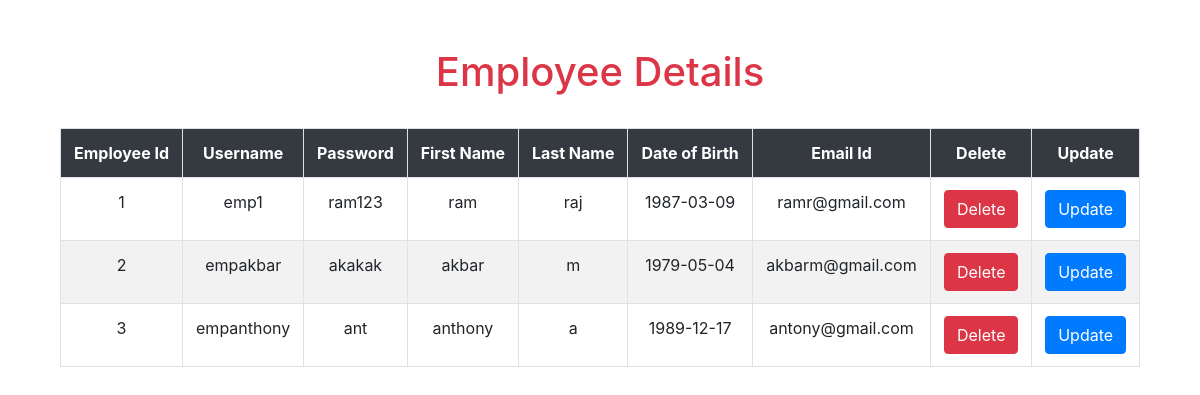
Screenshot of /display.php with the database file from the repository.
### tables this page shows
CREATE TABLE `employee` (
  `id` int(255) NOT NULL,
  `username` varchar(255) NOT NULL,
  `password` varchar(255) NOT NULL,
  `firstname` varchar(255) NOT NULL,
  `lastname` varchar(255) NOT NULL,
  `dob` varchar(255) NOT NULL,
  `email` varchar(255) NOT NULL
);

### display.php (the view, shortened to what this page needs)
<!DOCTYPE html>
<html>
<head>
  <link rel="stylesheet" href="https://maxcdn.bootstrapcdn.com/bootstrap/4.0.0/css/bootstrap.min.css">
 <link rel="stylesheet" type="text/css" href="http://ajax.aspnetcdn.com/ajax/jquery.dataTables/1.9.4/css/jquery.dataTables.css">
</head>
<body>
 <div class="container">
 <div class="col-lg-12">
 <br><br>
 <h1 class="text-danger text-center" > Employee Details </h1>
 <br>
 <table  id="tabledata" class=" table table-striped table-hover table-bordered">
 <tr class="bg-dark text-white text-center">
 <th> Employee Id </th>
 <th> Username </th>
 <th> Password </th>
 <th> First Name </th>
 <th> Last Name </th>
 <th> Date of Birth </th>
 <th> Email Id </th>
 <th> Delete </th>
 <th> Update </th>
 </tr >
 <?php
 include 'conn.php';
 $q = "select * from employee ";
 $query = mysqli_query($con,$q);
 while($res = mysqli_fetch_array($query)){
 ?>
 <tr class="text-center">
 <td> <?php echo $res['id'];  ?> </td>
 <td> <?php echo $res['username'];  ?> </td>
 <td> <?php echo $res['password'];  ?> </td>
 <td> <?php echo $res['firstname'];  ?> </td>
 <td> <?php echo $res['lastname'];  ?> </td>
 <td> <?php echo $res['dob'];  ?> </td>
 <td> <?php echo $res['email'];  ?> </td>
 <td> <button class="btn-danger btn"> <a href="delete.php?id=<?php echo $res['id']; ?>" class="text-white"> Delete </a>  </button> </td>
 <td> <button class="btn-primary btn"> <a href="update.php?id=<?php echo $res['id']; ?>" class="text-white"> Update </a> </button> </td>
 </tr>
 <?php
 }
  ?>
 </table>
 </div>
 </div>
</body>
</html>

### rows the page displays
employee: id "1", username "emp1", password "ram123", firstname "ram", lastname "raj", dob "1987-03-09", email "ramr@gmail.com"
employee: id "2", username "empakbar", password "akakak", firstname "akbar", lastname "m", dob "1979-05-04", email "akbarm@gmail.com"
employee: id "3", username "empanthony", password "ant", firstname "anthony", lastname "a", dob "1989-12-17", email "antony@gmail.com"
